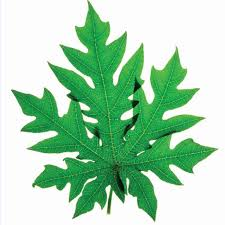
#> input picture Tugas_Sesi2/Citra Digital/Daun Pepaya.jpeg, 225 x 225 px, found by its file name
$ python Grayscale_Channel.py
#> lines starting #> are read from the running program, lines starting #| are printed output that depends on the picture
import numpy as np
import imageio.v3 as img

image_path = "D:\OneDrive\Documents\RGB\Tugas_Sesi2\Citra Digital\Daun Pepaya.jpeg"
image = img.imread(image_path)
#> image is the input picture: shape (225, 225, 3); mean R, G, B 168.7, 212.2, 179.1

if len (image.shape) < 3 or image.shape[2] != 3:
    print("Format Gambar Harus RGB")
    exit()

red = image[:,:,0]
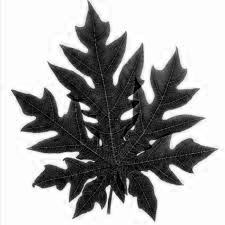
#> red: shape (225, 225); min 0, max 255, mean 168.7
green = image[:,:,1]
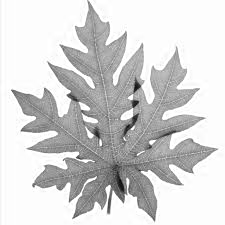
#> green: shape (225, 225); min 8, max 255, mean 212.2
blue = image[:,:,2]
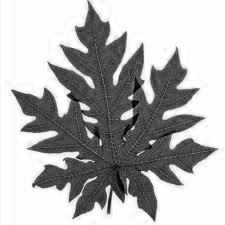
#> blue: shape (225, 225); min 0, max 255, mean 179.1

gray = 0.299 * red + 0.587 * green + 0.144 * blue
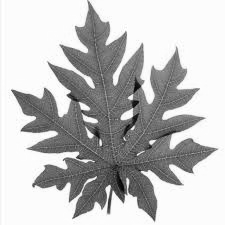
#> gray: shape (225, 225) float64; min 4.7, max 262.6, mean 200.8; drawn with min black and max white

image_gray = np.zeros_like(image)
image_gray[:,:,0] = gray
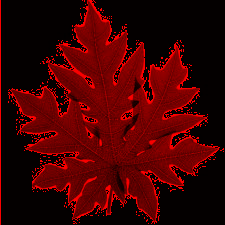
#> image_gray: shape (225, 225, 3); mean of channels 0, 1, 2 65.2, 0, 0; drawn as R, G, B
image_gray[:,:,1] = gray
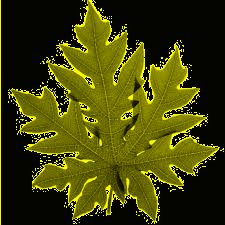
#> image_gray: shape (225, 225, 3); mean of channels 0, 1, 2 65.2, 65.2, 0; drawn as R, G, B
image_gray[:,:,2] = gray
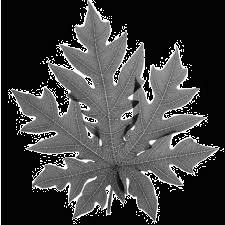
#> image_gray: shape (225, 225, 3); min 0, max 255, mean 65.2

img.imwrite("gray_pepaya.jpg", image_gray)

print("Proses Berhasil")

$ run again, with Tugas_Sesi2/Citra Digital/Daun Kenikir.jpeg copied over Tugas_Sesi2/Citra Digital/Daun Pepaya.jpeg
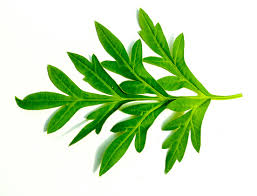
#> input picture Tugas_Sesi2/Citra Digital/Daun Kenikir.jpeg, 257 x 196 px, found by its file name
#> image is the input picture: shape (196, 257, 3); mean R, G, B 201.1, 226, 187.3
#> `gray = 0.299 * red + 0.587 * green + 0.144 * blue`:
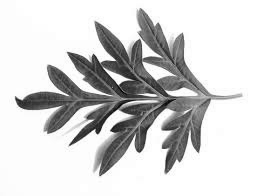
#> gray: shape (196, 257) float64; min 12.91, max 262.6, mean 219.8; drawn with min black and max white
#> `image_gray[:,:,2] = gray`:
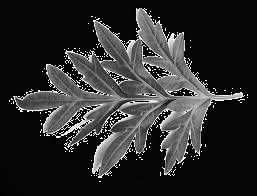
#> image_gray: shape (196, 257, 3); min 0, max 255, mean 43.9

$ run again, with Tugas_Sesi2/Citra Digital/Daun Singkong.jpeg copied over Tugas_Sesi2/Citra Digital/Daun Pepaya.jpeg
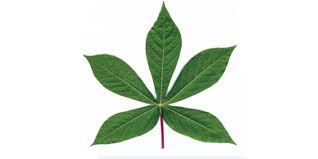
#> input picture Tugas_Sesi2/Citra Digital/Daun Singkong.jpeg, 318 x 159 px, found by its file name
#> image is the input picture: shape (159, 318, 3); mean R, G, B 219.4, 227.6, 217.1
#> `green = image[:,:,1]`:
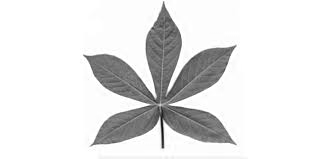
#> green: shape (159, 318); min 5, max 255, mean 227.6
#> `image_gray[:,:,2] = gray`:
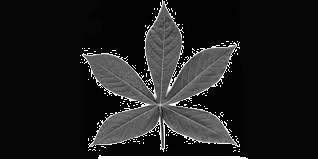
#> image_gray: shape (159, 318, 3); min 0, max 255, mean 31.2
